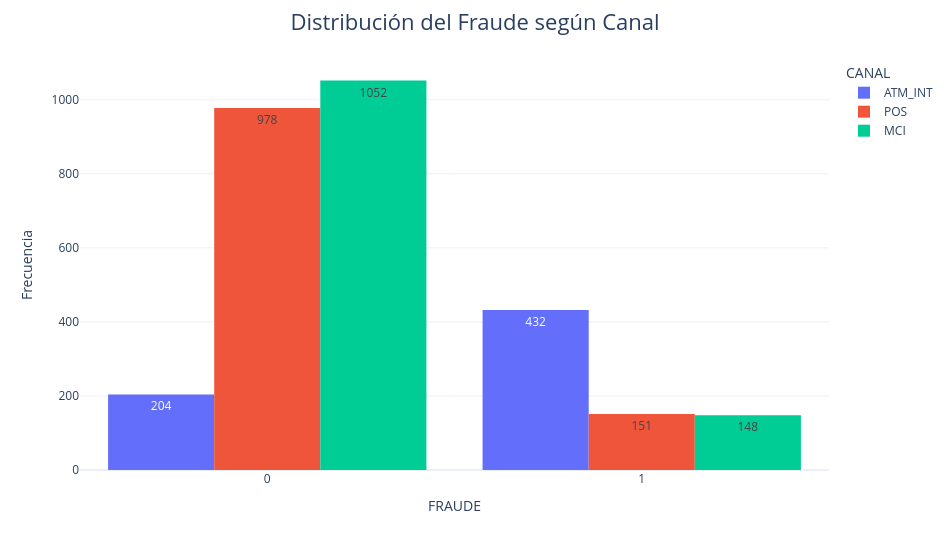

The cell this chart's notebook holds for it:
### Code cell
# =========================================================
# DISTRIBUCIÓN DE FRAUDE SEGÚN CANAL
# =========================================================

fig = px.histogram(
    data,
    x='FRAUDE',
    color='CANAL',
    barmode='group',
    text_auto=True
)

fig.update_traces(
    hovertemplate=
    '<b>Fraude</b>: %{x}<br>' +
    '<b>Frecuencia</b>: %{y}<br>' +
    '<b>Canal</b>: %{fullData.name}<extra></extra>'
)

fig.update_layout(

    template='plotly_white',

    title={
        'text': 'Distribución del Fraude según Canal',
        'x': 0.5,
        'font': {'size': 22}
    },

    xaxis_title='FRAUDE',
    yaxis_title='Frecuencia',

    legend_title='CANAL',

    width=950,
    height=550,

    bargap=0.15
)

fig.show()

### Figure 1 — Plotly figure (JSON) as saved in the notebook; plotly's stock layout.template omitted (floating-point values rounded to 4 significant figures; data arrays with more than 128 entries replaced by an {"elided": "..."} marker saying what was removed)
{"data": [{"alignmentgroup": "True", "bingroup": "x", "hovertemplate": "<b>Fraude</b>: %{x}<br><b>Frecuencia</b>: %{y}<br><b>Canal</b>: %{fullData.name}<extra></extra>", "legendgroup": "ATM_INT", "marker": {"color": "#636efa", "pattern": {"shape": ""}}, "name": "ATM_INT", "offsetgroup": "ATM_INT", "orientation": "v", "showlegend": true, "texttemplate": "%{value}", "type": "histogram", "x": {"elided": "636 int values"}, "xaxis": "x", "yaxis": "y"}, {"alignmentgroup": "True", "bingroup": "x", "hovertemplate": "<b>Fraude</b>: %{x}<br><b>Frecuencia</b>: %{y}<br><b>Canal</b>: %{fullData.name}<extra></extra>", "legendgroup": "POS", "marker": {"color": "#EF553B", "pattern": {"shape": ""}}, "name": "POS", "offsetgroup": "POS", "orientation": "v", "showlegend": true, "texttemplate": "%{value}", "type": "histogram", "x": {"elided": "1129 int values"}, "xaxis": "x", "yaxis": "y"}, {"alignmentgroup": "True", "bingroup": "x", "hovertemplate": "<b>Fraude</b>: %{x}<br><b>Frecuencia</b>: %{y}<br><b>Canal</b>: %{fullData.name}<extra></extra>", "legendgroup": "MCI", "marker": {"color": "#00cc96", "pattern": {"shape": ""}}, "name": "MCI", "offsetgroup": "MCI", "orientation": "v", "showlegend": true, "texttemplate": "%{value}", "type": "histogram", "x": {"elided": "1200 int values"}, "xaxis": "x", "yaxis": "y"}], "layout": {"bargap": 0.15, "barmode": "group", "height": 550, "legend": {"title": {"text": "CANAL"}, "tracegroupgap": 0}, "margin": {"t": 60}, "title": {"font": {"size": 22}, "text": "Distribución del Fraude según Canal", "x": 0.5}, "width": 950, "xaxis": {"anchor": "y", "domain": [0, 1], "title": {"text": "FRAUDE"}}, "yaxis": {"anchor": "x", "domain": [0, 1], "title": {"text": "Frecuencia"}}}}
